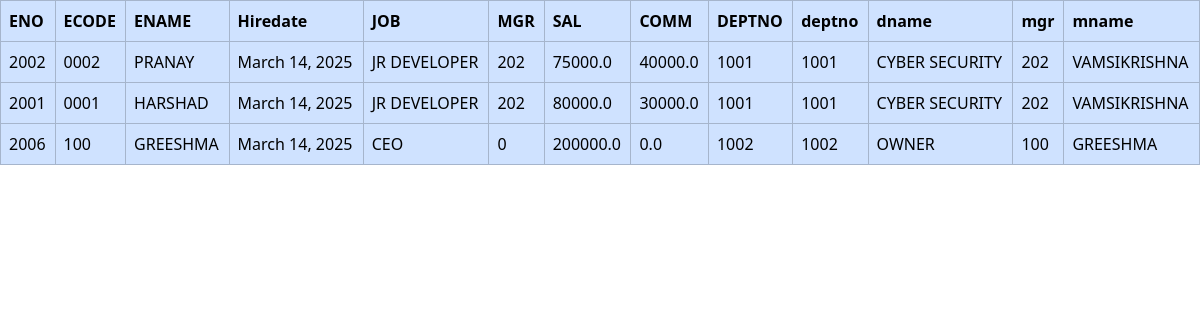
Screenshot of /selectRelatedJoins/ with the database file from the repository.
### app1/models.py (models this page shows, shortened)
class Emp(models.Model):
    eno=models.CharField(max_length=100,primary_key=True)
    ecode=models.CharField(max_length=100)
    ename=models.CharField(max_length=100)
    hiredate=models.DateField()
    job=models.CharField(max_length=100)
    mgr=models.IntegerField()
    sal=models.FloatField(max_length=100)
    comm=models.FloatField(max_length=100)
    deptno=models.ForeignKey(Dept,on_delete=models.CASCADE)

class Dept(models.Model):
    deptno=models.IntegerField(primary_key=True)
    dname=models.CharField(max_length=100)
    mgr=models.CharField(max_length=100)
    mname=models.CharField(max_length=100)

### app1/views.py (the view)
# urls.py: path('selectRelatedJoins/',selectRelatedJoins,name='selectRelatedJoins')
def selectRelatedJoins(request):
    '''
    WO=Emp.objects.all().select_related('deptno').order_by('-sal')[1:2:]
    '''
    '''
    WP=Emp.objects.get(ename='VAMSIKRISHNA')
    P=WP.mgr
    WO=Emp.objects.all().select_related('deptno').filter(ecode=P)

    '''
    '''
    WA=Emp.objects.get(ename='HARSHAD')#TAKE THE HARSHAD RECORDS INTO AN OBJECT
    PP=WA.mgr#EXTRACT HARSHAD'S MGR
    WP=Emp.objects.get(ecode=PP)#TAKE VAMSIKRISHNA RECORD BASED ON HARSHAD'S MGR (HARSHAD'S MGR==VAMSIKRISHNA'S ECODE)
    P=WP.mgr #EXTRACT VAMSIKRISHNA'S MGR
    WO=Emp.objects.all().select_related('deptno').filter(ecode=P)#TAKE GREESHMA RECORD BASED ON VAMSIKRISHNA'S MGR (VAMSIKRISHNA'S MGR==GREESHMA'S ECODE)

    '''
    '''
    WP=Emp.objects.get(ename='VAMSIKRISHNA')
    P=WP.ecode
    WO=Emp.objects.all().select_related('deptno').filter(mgr=P)

    '''
    '''
    HINT:- colNAME__gte  means greater than or equal to
           colNAME__lte  means less than or equal to
            colNAME__lt  means less than
            colNAME__gt  means greater than
    '''
    '''
    WO = Emp.objects.all().select_related('deptno').filter(sal__gte=80000)
    '''
    '''
    WO = Emp.objects.all().select_related('deptno').filter(sal__lte=80000)
    '''
    '''
    WO = Emp.objects.all().select_related('deptno').filter(sal__gt=80000)'
    '''
    '''
    WO = Emp.objects.all().select_related('deptno').filter(sal__lt=80000)
    '''
    '''
    WO = Emp.objects.all().select_related('deptno').filter(sal__gte=80000).order_by('sal')
    '''
    '''
    WO = Emp.objects.all().select_related('deptno').filter(sal__lte=80000).order_by('sal')
    '''
    '''
    WO = Emp.objects.all().select_related('deptno').filter(sal__gt=80000).order_by('sal')
    '''
    '''
    WO = Emp.objects.all().select_related('deptno').filter(sal__lt=80000).order_by('sal')
    '''
    '''
    WO = Emp.objects.all().select_related('deptno').order_by('-sal')[:1]
    '''
    '''
    WO = Emp.objects.all().select_related('deptno').order_by('sal')[:1]
    '''
    '''
    WO = Emp.objects.all().select_related('deptno').filter(sal__gte=80000,sal__lte=90000).order_by('sal')
    '''
    '''
    WO = Emp.objects.all().select_related('deptno').filter(sal__gt=75000,sal__lt=100000).order_by('sal')
    '''
    '''
    When you pass multiple conditions to the filter() method without Q, Django automatically combines them using AND logic.
    But if you want to use AND explicitly or combine it with OR,then Q objects are useful.
    '''
    '''
    WO = Emp.objects.all().select_related('deptno').filter(Q(ename='HARSHAD')|Q(ename='PRANAY')& Q(sal__gt=65000)& Q(sal__lt=100000)).order_by('sal')
    '''
    WO = Emp.objects.all().select_related('deptno').filter(Q(ename='HARSHAD') | Q(ename='PRANAY') | Q(ename='GREESHMA')).order_by('sal')
    DD={'WO':WO}
    return render(request,'h3.html',DD)

### app1/templates/h3.html (shortened to what this page needs)
<!DOCTYPE html>
<html lang="en">
<head>
    <link href="https://cdn.jsdelivr.net/npm/bootstrap@5.3.3/dist/css/bootstrap.min.css" rel="stylesheet">
</head>
<body>
    <table class="table table-bordered table-primary">
        <thead>
            <tr>
            <th>ENO</th>
            <th>ECODE</th>
            <th>ENAME</th>
            <th>Hiredate</th>
            <th>JOB</th>
            <th>MGR</th>
            <th>SAL</th>
            <th>COMM</th>
            <th>DEPTNO</th>
            <th>deptno</th>
            <th>dname</th>
            <th>mgr</th>
            <th>mname</th>
            </tr>
        </thead>
        <tbody>
            {% for i in WO %}
            <tr>
                <td>{{i.eno }}</td>
                <td>{{i.ecode}}</td>
                <td>{{i.ename }}</td>
                <td>{{i.hiredate }}</td>
                <td>{{i.job }}</td>
                <td>{{ i.mgr }}</td>
                <td>{{i.sal }}</td>
                <td>{{i.comm }}</td>
                <td>{{ i.deptno.deptno }}</td>
                <td>{{ i.deptno.deptno }}</td>
                <td>{{i.deptno.dname }}</td>
                <td>{{i.deptno.mgr }}</td>
                <td>{{ i.deptno.mname }}</td>
            </tr>
            {% endfor %}
        </tbody>
    </table>
</body>
</html>

### rows the page displays
Emp: eno "2002", ecode "0002", ename "PRANAY", hiredate "March 14, 2025", job "JR DEVELOPER", mgr "202", sal "75000.0", comm "40000.0", deptno.deptno "1001", deptno.dname "CYBER SECURITY", deptno.mgr "202", deptno.mname "VAMSIKRISHNA"
Emp: eno "2001", ecode "0001", ename "HARSHAD", hiredate "March 14, 2025", job "JR DEVELOPER", mgr "202", sal "80000.0", comm "30000.0", deptno.deptno "1001", deptno.dname "CYBER SECURITY", deptno.mgr "202", deptno.mname "VAMSIKRISHNA"
Emp: eno "2006", ecode "100", ename "GREESHMA", hiredate "March 14, 2025", job "CEO", mgr "0", sal "200000.0", comm "0.0", deptno.deptno "1002", deptno.dname "OWNER", deptno.mgr "100", deptno.mname "GREESHMA"
